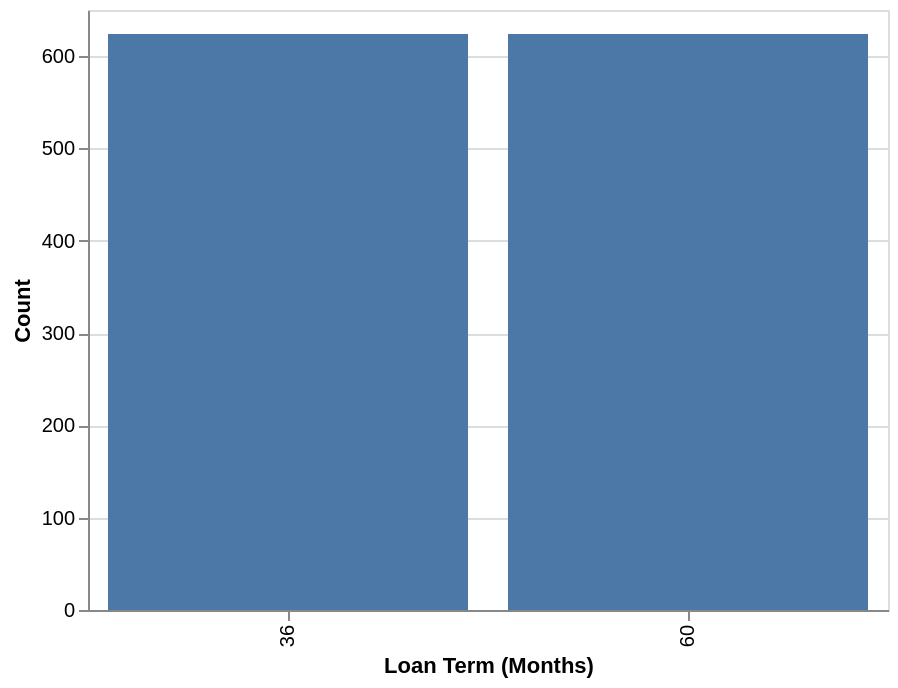

The notebook cell this image was saved under:
### Code cell
chart = alt.Chart(df).mark_bar(tooltip=True).encode(
    x = alt.X("term:N").title("Loan Term (Months)"),
    y = alt.Y("count()").title("Count"),
).properties(
    width=400
)

chart

### Figure 1 — Vega-Lite specification as saved in the notebook (floating-point values rounded to 4 significant figures; data arrays with more than 128 entries replaced by an {"elided": "..."} marker saying what was removed)
{"config": {"view": {"continuousWidth": 300, "continuousHeight": 300}}, "data": {"name": "data-cdeac4f966db7c3332414881ea27d504"}, "mark": {"type": "bar", "tooltip": true}, "encoding": {"x": {"field": "term", "title": "Loan Term (Months)", "type": "nominal"}, "y": {"aggregate": "count", "title": "Count", "type": "quantitative"}}, "width": 400, "$schema": "https://vega.github.io/schema/vega-lite/v6.1.0.json", "datasets": {"data-cdeac4f966db7c3332414881ea27d504": {"elided": "1248 records"}}}
